Frame 1 (no input): blank canvas, image omitted
Frame 60 (the mouse pressed at the canvas centre just before this capture): blank canvas, image omitted
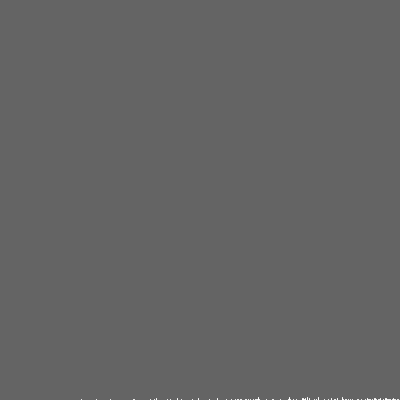
Frame 120 (the mouse held since frame 60 and released just before this capture)

The Processing sketch whose frames 1 and 60 were blank and that drew this single picture after the mouse press (run headless with seeded random() and noise(); from frame 60 on, the mouse is pressed at the canvas centre):

// Processing sketch: MonteCarloDistribution
// ── MonteCarloDistribution.pde
float[] vals;
float[] norms;

void setup(){
size(400,400);
vals = new float[width];
norms = new float[width];  

}

void draw(){
  background(100);
  float n = monteCarlo();
  int index = int(n*width);
  vals[index]++;
  stroke(255);
  
  boolean normalization = false;
  float maxy = 0.0;
  
  for(int i=0;i<vals.length;i++){
     line(i,height,i,height-norms[i]); 
     if(vals[i]>height) normalization = true;
     if(vals[i]>maxy) maxy=vals[i];
  }
  
  for(int x=0;x<vals.length;x++){
  
    if(normalization) norms[x] = (vals[x]/maxy);
    else norms[x] = vals[x];
  }
  
}

float monteCarlo(){
  boolean stop = false;
  int count = 0;
  while(!stop && count <1000){
    float r1  = (float)random(1);
    float r2 = (float)random(1);
    float y = r1 *r1;
    if(r2<y){
      stop = true;
      return r1;
    }
    count++;
  }
  return 0f;
}

// ── Walker.pde
class Walker{
 float x,y;
 Walker(float x,float y){
   this.x = x;
   this.y=y;
 }
 
 void render(){
    //x += (float)gen.nextGaussian();
    //y += (float)gen.nextGaussian();
    constrainXandY(width/2,width-1,0,height-1);
  }
  
  //float monteCarlo(){
    
  //}
 
 void create(){
    stroke(0);
    point(x,y);
  }
   private void constrainXandY(float cx1,float cx2,float cy1,float cy2){
     x = constrain(x,cx1,cx2);
    y=constrain(y,cy1,cy2);
  }
}
